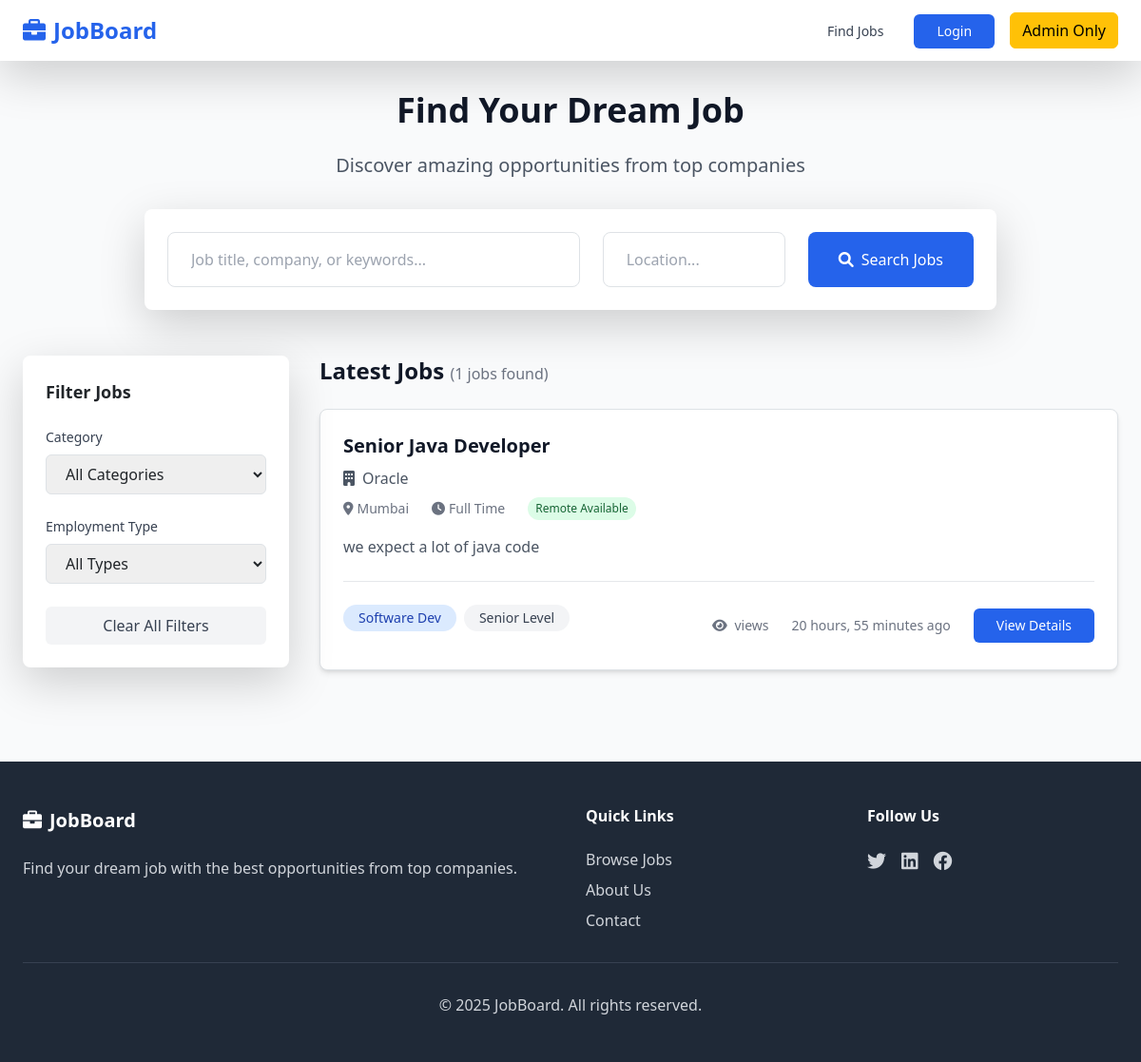
Before: / with the older database file.
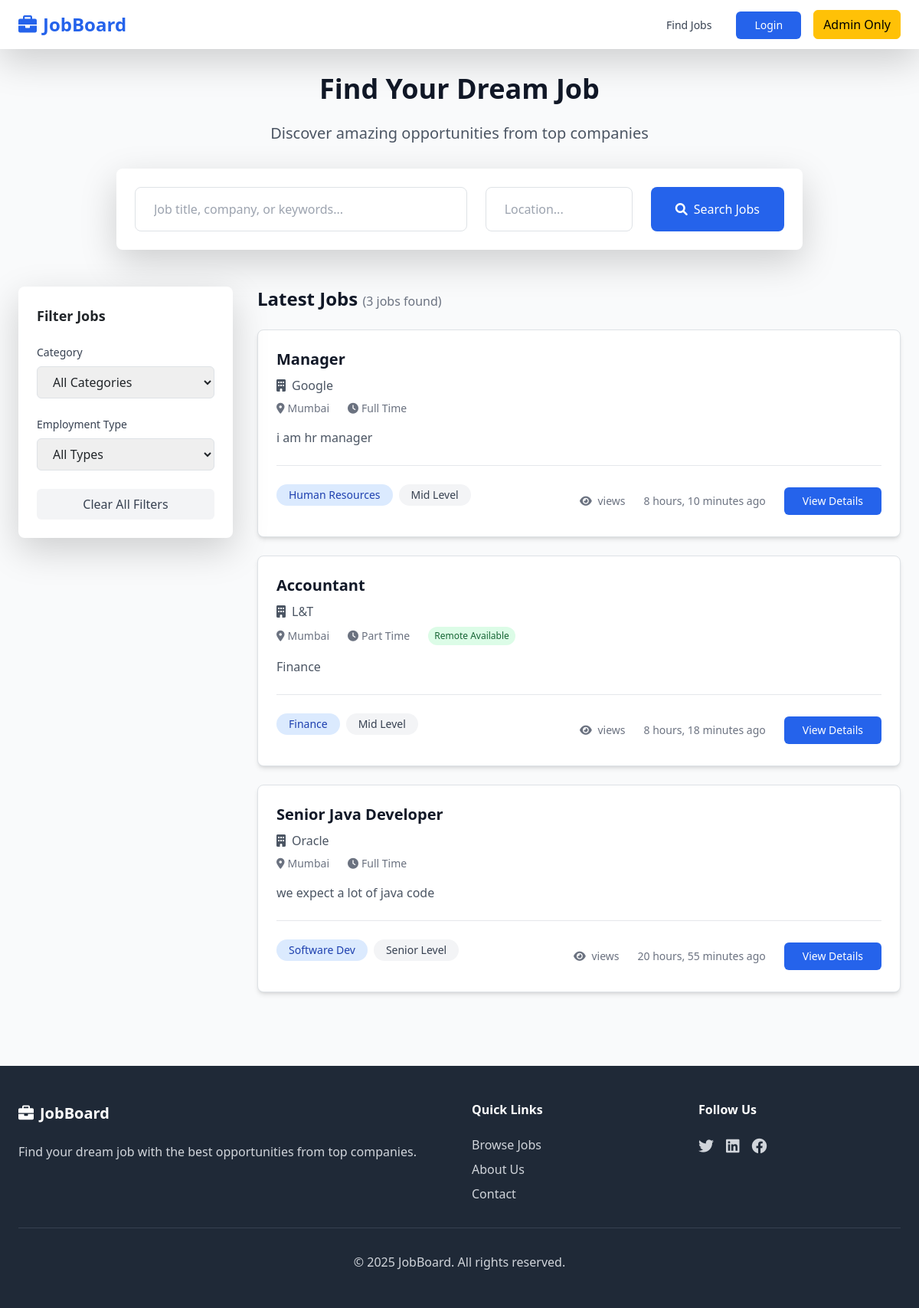
After: the same page with the newer database file.
### jobs/models.py (models this page shows, shortened)
class Job(models.Model):
    EMPLOYMENT_TYPES = [
        ('full_time', 'Full Time'),
        ('part_time', 'Part Time'),
        ('contract', 'Contract'),
        ('internship', 'Internship'),
        ('freelance', 'Freelance'),
    ]
    EXPERIENCE_LEVELS = [
        ('entry', 'Entry Level'),
        ('mid', 'Mid Level'),
        ('senior', 'Senior Level'),
        ('executive', 'Executive'),
    ]
    title = models.CharField(max_length=200)
    slug = models.SlugField(unique=True)
    company = models.ForeignKey(Company, on_delete=models.CASCADE, related_name='jobs')
    category = models.ForeignKey(JobCategory, on_delete=models.CASCADE, related_name='jobs')
    description = models.TextField()
    requirements = models.TextField()
    responsibilities = models.TextField()
    salary_min = models.DecimalField(max_digits=10, decimal_places=2, blank=True, null=True)
    salary_max = models.DecimalField(max_digits=10, decimal_places=2, blank=True, null=True)
    employment_type = models.CharField(max_length=20, choices=EMPLOYMENT_TYPES)
    experience_level = models.CharField(max_length=20, choices=EXPERIENCE_LEVELS)
    location = models.CharField(max_length=200)
    remote_available = models.BooleanField(default=False)
    is_active = models.BooleanField(default=True)
    application_deadline = models.DateTimeField(blank=True, null=True)
    created_at = models.DateTimeField(auto_now_add=True)
    updated_at = models.DateTimeField(auto_now=True)
    def get_absolute_url(self):
        return reverse('job_detail', kwargs={'slug': self.slug})
    class Meta:
        ordering = ['-created_at']

class Company(models.Model):
    name = models.CharField(max_length=200)
    description = models.TextField()
    website = models.URLField(blank=True, null=True)
    logo = models.ImageField(upload_to='company_logos/', blank=True, null=True)
    location = models.CharField(max_length=200)
    created_at = models.DateTimeField(auto_now_add=True)
    class Meta:
        verbose_name_plural = "Companies"

class JobCategory(models.Model):
    name = models.CharField(max_length=100)
    slug = models.SlugField(unique=True)
    class Meta:
        verbose_name_plural = "Job Categories"

### jobs/views.py (the view)
# urls.py: path('', job_list, name='home'),
def job_list(request):
    jobs = Job.objects.filter(is_active=True).select_related('company', 'category')
    search_query = request.GET.get('search', '')
    if search_query:
        jobs = jobs.filter(
            Q(title__icontains=search_query) |
            Q(company__name__icontains=search_query) |
            Q(description__icontains=search_query)
        )
    category_slug = request.GET.get('category', '')
    if category_slug:
        jobs = jobs.filter(category__slug=category_slug)
    employment_type = request.GET.get('employment_type', '')
    if employment_type:
        jobs = jobs.filter(employment_type=employment_type)
    location = request.GET.get('location', '')
    if location:
        jobs = jobs.filter(location__icontains=location)
    paginator = Paginator(jobs, 10)
    page_number = request.GET.get('page')
    page_obj = paginator.get_page(page_number)
    context = {
        'page_obj': page_obj,
        'categories': JobCategory.objects.all(),
        'employment_types': Job.EMPLOYMENT_TYPES,
        'search_query': search_query,
        'selected_category': category_slug,
        'selected_employment_type': employment_type,
        'selected_location': location,
    }
    return render(request, 'landing.html', context)

### templates/landing.html (shortened to what this page needs)
{% extends 'base.html' %}
{% block content %}
<div class="max-w-7xl mx-auto px-4 sm:px-6 lg:px-8 py-8">
    <div class="text-center mb-12">
        <h1 class="text-4xl font-bold text-gray-900 mb-4">Find Your Dream Job</h1>
        <p class="text-xl text-gray-600 mb-8">Discover amazing opportunities from top companies</p>
        <form method="GET" class="max-w-4xl mx-auto">
            <div class="flex flex-col md:flex-row gap-4 bg-white p-6 rounded-lg shadow-lg">
                <div class="flex-1">
                    <input type="text" name="search" value="{{ search_query }}"
                           placeholder="Job title, company, or keywords..."
                           class="w-full px-4 py-3 border border-gray-300 rounded-lg focus:ring-2 focus:ring-blue-500 focus:border-transparent">
                </div>
                <div class="md:w-48">
                    <input type="text" name="location" value="{{ selected_location }}"
                           placeholder="Location..."
                           class="w-full px-4 py-3 border border-gray-300 rounded-lg focus:ring-2 focus:ring-blue-500 focus:border-transparent">
                </div>
                <button type="submit" class="bg-blue-600 text-white px-8 py-3 rounded-lg hover:bg-blue-700 transition duration-300 font-medium">
                    <i class="fas fa-search mr-2"></i>Search Jobs
                </button>
            </div>
        </form>
    </div>
    <div class="flex flex-col lg:flex-row gap-8">
        <div class="lg:w-1/4">
            <div class="bg-white rounded-lg shadow-lg p-6 sticky top-24">
                <h3 class="text-lg font-semibold mb-4">Filter Jobs</h3>
                <form method="GET" id="filterForm">
                    <div class="mb-6">
                        <label class="block text-sm font-medium text-gray-700 mb-2">Category</label>
                        <select name="category" class="w-full px-3 py-2 border border-gray-300 rounded-md focus:ring-2 focus:ring-blue-500 focus:border-transparent" onchange="this.form.submit()">
                            <option value="">All Categories</option>
                        </select>
                    </div>
                    <div class="mb-6">
                        <label class="block text-sm font-medium text-gray-700 mb-2">Employment Type</label>
                        <select name="employment_type" class="w-full px-3 py-2 border border-gray-300 rounded-md focus:ring-2 focus:ring-blue-500 focus:border-transparent" onchange="this.form.submit()">
                            <option value="">All Types</option>
                        </select>
                    </div>
                    <a href="{% url 'home' %}" class="block w-full text-center bg-gray-100 text-gray-700 py-2 rounded-md hover:bg-gray-200 transition duration-300">
                        Clear All Filters
                    </a>
                </form>
            </div>
        </div>
        <div class="lg:w-3/4">
            <div class="flex justify-between items-center mb-6">
                <h2 class="text-2xl font-semibold text-gray-900">
                    {% if search_query %}
                        Search Results for "{{ search_query }}"
                    {% else %}
                        Latest Jobs
                    {% endif %}
                    <span class="text-base font-normal text-gray-500">({{ page_obj.paginator.count }} jobs found)</span>
                </h2>
            </div>
            {% if page_obj %}
                <div class="space-y-6">
                    {% for job in page_obj %}
                        <div class="bg-white rounded-lg shadow-md hover:shadow-lg transition duration-300 border border-gray-200">
                            <div class="p-6">
                                <div class="flex flex-col sm:flex-row sm:items-center sm:justify-between">
                                    <div class="flex-1">
                                        <div class="flex items-start justify-between">
                                            <div class="flex-1">
                                                <h3 class="text-xl font-semibold text-gray-900 mb-2">
                                                    <a href="{{ job.get_absolute_url }}" class="hover:text-blue-600 transition duration-300">
                                                        {{ job.title }}
                                                    </a>
                                                </h3>
                                                <div class="flex items-center text-gray-600 mb-2">
                                                    <i class="fas fa-building mr-2"></i>
                                                    <span class="font-medium">{{ job.company.name }}</span>
                                                </div>
                                                <div class="flex flex-wrap items-center gap-4 text-sm text-gray-500 mb-3">
                                                    <span class="flex items-center">
                                                        <i class="fas fa-map-marker-alt mr-1"></i>
                                                        {{ job.location }}
                                                    </span>
                                                    <span class="flex items-center">
                                                        <i class="fas fa-clock mr-1"></i>
                                                        {{ job.get_employment_type_display }}
                                                    </span>
                                                    {% if job.remote_available %}
                                                        <span class="bg-green-100 text-green-800 px-2 py-1 rounded-full text-xs">
                                                            Remote Available
                                                        </span>
                                                    {% endif %}
                                                </div>
                                                <p class="text-gray-600 mb-4 line-clamp-2">
                                                    {{ job.description|truncatewords:30 }}
                                                </p>
                                            </div>
                                        </div>
                                    </div>
                                </div>
                                <div class="flex flex-col sm:flex-row sm:items-center sm:justify-between pt-4 border-t border-gray-200">
                                    <div class="flex items-center gap-2 mb-3 sm:mb-0">
                                        <span class="bg-blue-100 text-blue-800 px-3 py-1 rounded-full text-sm">
                                            {{ job.category.name }}
                                        </span>
                                        <span class="bg-gray-100 text-gray-700 px-3 py-1 rounded-full text-sm">
                                            {{ job.get_experience_level_display }}
                                        </span>
                                    </div>
                                    <div class="flex items-center gap-4">
                                        <span class="text-sm text-gray-500">
                                            <i class="fas fa-eye mr-1"></i>{{ job.views_count }} views
                                        </span>
                                        <span class="text-sm text-gray-500">
                                            {{ job.created_at|timesince }} ago
                                        </span>
                                        <a href="{{ job.get_absolute_url }}"
                                           class="bg-blue-600 text-white px-4 py-2 rounded-md hover:bg-blue-700 transition duration-300 text-sm font-medium">
                                            View Details
                                        </a>
                                    </div>
                                </div>
                            </div>
                        </div>
                    {% endfor %}
                </div>
            {% endif %}
        </div>
    </div>
</div>
{% endblock %}

Changed rows visible on the page:
added Job: title "Manager", company.name "Google", location "Mumbai", employment_type "Full Time", description "i am hr manager", category.name "Human Resources", experience_level "Mid Level", created_at "8 hours, 10 minutes"
added Job: title "Accountant", company.name "L&T", location "Mumbai", employment_type "Part Time", remote_available "Remote Available", description "Finance", category.name "Finance", experience_level "Mid Level", created_at "8 hours, 18 minutes"
changed Job "Senior Java Developer": no longer shows "Remote Available"
Other visible differences:
{{ page_obj.paginator.count }}: "1" → "3"
